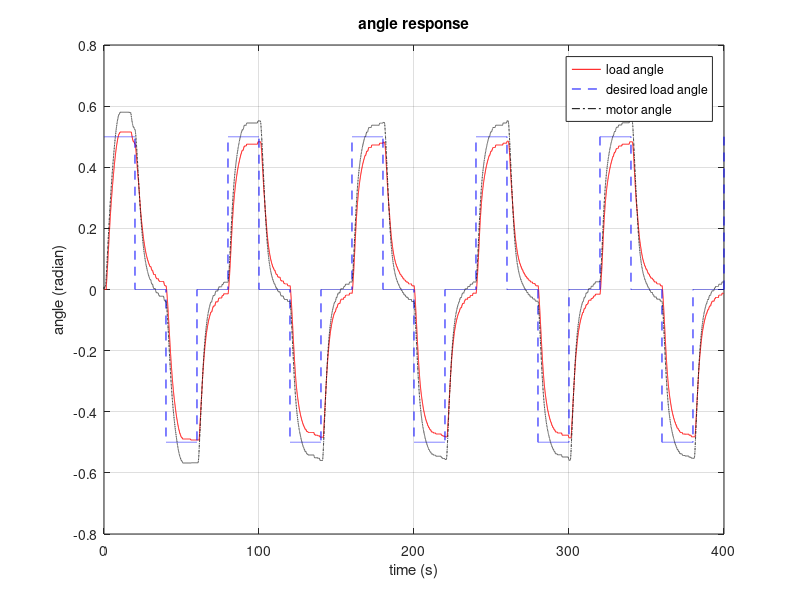
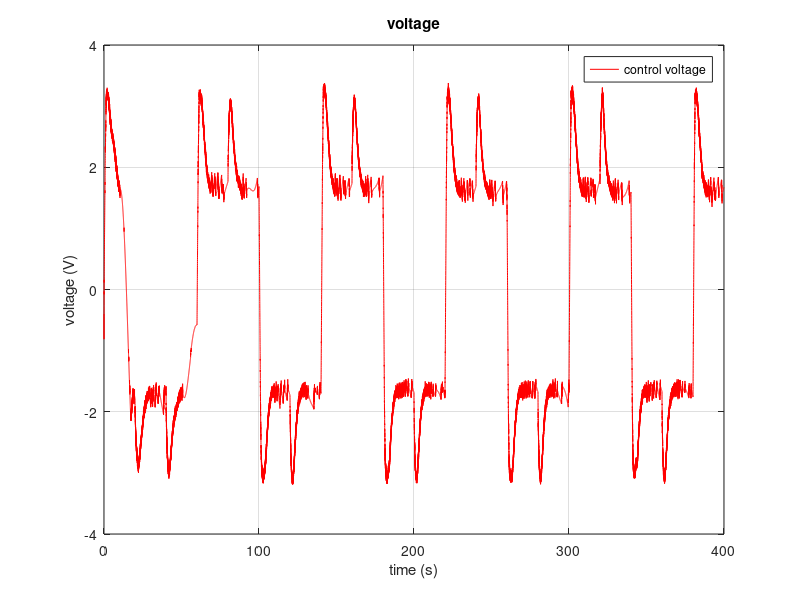

These figures' MATLAB source, in order:
clear
clc
close all

% get data
fid = fopen('log_j1_square_normal.txt');
line = fgetl(fid);
id = 1;

while ischar(line)
    data = strsplit(line);
    load_angle(id) = str2double(data(3));
    motor_angle(id) = str2double(data(4))/4;
    control_voltage(id) = str2double(data(5));
    
    id = id + 1;
    if id>40000
        break;
    end
    line = fgetl(fid);
end
fclose(fid);

% Plot

time = 0:0.01:((id-2)*0.01);

% ref = 0.5*sin((2*pi/50)*time);

s = size(time);
ref = zeros(1, s(2));
k = 0;
for i=1:s(2)
    if mod(i,2000)==0
        k=k+1;
        k = mod(k,4);
    end
    
    if k==0
        ref(i)=0.5;
    elseif k==1
        ref(i)=0;
    elseif k==2
        ref(i)=-0.5;
    elseif k==3
        ref(i)=0;
    end
end

plot(time, load_angle, 'r');
hold on;
plot(time, ref, 'b--');
hold on;
plot(time, motor_angle, 'black-.');
title('angle response');
legend('load angle', 'desired load angle', 'motor angle');
xlabel('time (s)');
ylabel('angle (radian)');
grid on;

figure;
plot(time, control_voltage, 'r');
title('voltage');
legend('control voltage');
xlabel('time (s)');
ylabel('voltage (V)');
grid on;



